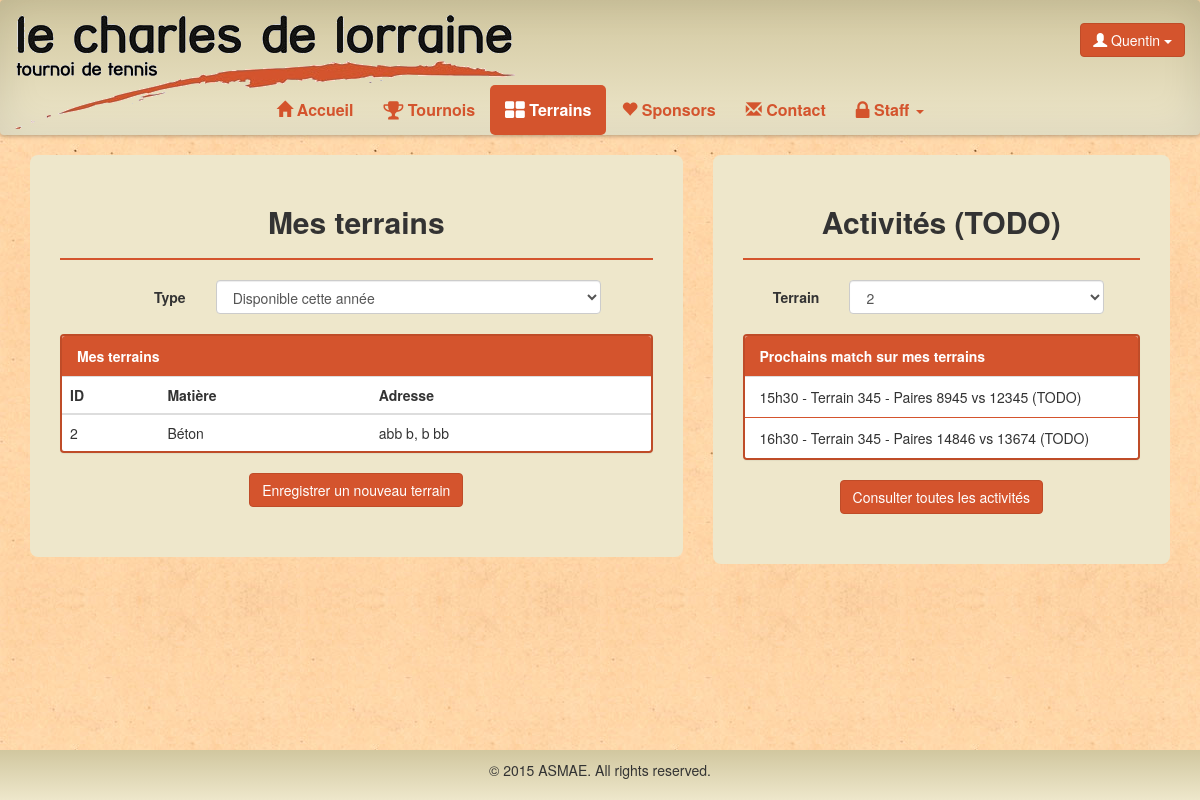
The app's page /tennis/terrain (signed in) with its own data.
### tennis/models.py (models this page shows, shortened)
class Court(models.Model):
	id = models.AutoField(primary_key=True, verbose_name='ID')
	rue = models.CharField(max_length=100 , verbose_name='Rue')
	numero = models.CharField(max_length=10, verbose_name='Numéro')
	boite = models.CharField(max_length=10,null=True, blank=True)
	codepostal = models.CharField(max_length=10, verbose_name='Code postal')
	localite = models.CharField(max_length=30, verbose_name='Localité')
	acces = models.TextField(null=True,blank=True)
	matiere = models.ForeignKey(CourtSurface, verbose_name='Surface')
	type = models.ForeignKey(CourtType, verbose_name='Type')
	dispoSamedi = models.BooleanField(default=False, verbose_name='Dispo samedi')
	dispoDimanche = models.BooleanField(default=False, verbose_name='Dispo dimanche')
	etat = models.ForeignKey(CourtState, verbose_name='Etat')
	commentaire = models.TextField(null=True, blank=True)
	commentaireStaff = models.TextField(null=True, blank=True)
	valide = models.BooleanField(default=False, verbose_name='Validé')
	user = models.ForeignKey(User, verbose_name='Utilisateur')
	class Meta:
		verbose_name = "Terrain"
		permissions = (
			("Court", "Manage Court"),
		)

class CourtSurface(models.Model):
	nom = models.CharField(max_length=25, primary_key=True, verbose_name="Nom")
	def __str__(self):
		return self.nom
	class Meta:
		verbose_name = "Surface de court"

### tennis/views.py (the view)
# urls.py: url(r'^terrain/edit/(\d+)$','editTerrain'),
def terrain(request):
	if request.user.is_authenticated():
		if Participant.objects.get(user=request.user).isAccountActivated:
			court = Court.objects.filter(user=request.user)
			return render(request,'tennis/terrain.html',locals())
		else:
			return render(request,'tennis/terrainUserNotValidated.html',locals())
	return redirect(reverse(home))

### tennis/templates/tennis/terrain.html (shortened to what this page needs)
{% extends "tennis/base.html" %}
{% block nav-terrain %}class="active"{% endblock %}
{% block body %}
<div class="container">
	<div class="row" {% if not court.0 %}style="display:none;"{% endif %}>
		<div class="col-lg-7">
			<div class="content-box">
				<h2 class="center">Mes terrains</h2>
				<hr class="line">
				<div class="row" style="margin-bottom: 20px;">
					<div class="col-xs-3 info">
						Type
					</div>
					<div class="col-lg-8 col-sm-4 col-xs-8">
					   	<select class="form-control" name="title">
							<option>Disponible cette année</option>
						</select>
		    		</div>
				</div>
				<div class="panel panel-default">
					<div class="panel-heading">Mes terrains</div>
		                <div class="table-responsive">
		                    <table class="table table-hover">
		                        <thead>
                                  <tr>
                                    <th>ID</th>
                                    <th>Matière</th>
                                    <th>Adresse</th>
                                  </tr>
                                </thead>
                                <tbody>
                                    {% for elem in court %}
                                        <tr onclick="window.document.location='{% url 'tennis.views.editTerrain' elem.id %}'" class="clickable-row">
                                           <td>{{ elem.id }}</td>
                                           <td>{{ elem.matiere }}</td>
                                           <td>{{ elem.rue }} {{ elem.numero}}, {{ elem.codepostal }} {{ elem.localite }}</td>
                                        </tr>
                                    {% endfor %}
                                </tbody>
		                    </table>
		                </div>
					</div>
				<button onClick="location.href='{% url "tennis.views.registerTerrain" %}';" class="btn btn-default b-center">Enregistrer un nouveau terrain</button>
			</div>
		</div>
		<div class="col-lg-5">
			<div class="content-box">
				<h2 class="center">Activités (TODO)</h2>
				<hr class="line">
				<div class="row" style="margin-bottom: 20px;">
					<div class="col-xs-3 info">
						Terrain
					</div>
					<div class="col-lg-8 col-sm-4 col-xs-8">
					   	<select class="form-control" name="title">
					   		{% for elem in court %}
					   		<option>{{ elem.id }}</option>
					   		{% endfor %}
						</select>
		    		</div>
				</div>
				<div class="panel panel-default">
					<div class="panel-heading">Prochains match sur mes terrains</div>
					<ul class="list-group">
		  				<li class="list-group-item">15h30 - Terrain 345 - Paires 8945 vs 12345 (TODO)</li>
						<li class="list-group-item">16h30 - Terrain 345 - Paires 14846 vs 13674 (TODO)</li>
					</ul>
				</div>
				<button class="btn btn-default b-center">Consulter toutes les activités</button>
			</div>
		</div>
	</div>
</div>
{% endblock %}

### tennis/templates/tennis/base.html (shortened to what this page needs)
<!DOCTYPE html>
<html lang="fr">
<head>
    {% load static from staticfiles %}
  <link rel="stylesheet" type="text/css" href="{% static 'tennis/css/tennis.css' %}">
  <link rel="stylesheet" type="text/css" href="{% static 'tennis/css/gracket.css' %}">
  <link rel="stylesheet" href="http://maxcdn.bootstrapcdn.com/bootstrap/3.3.5/css/bootstrap.min.css">
  <link rel="stylesheet" href="https://maxcdn.bootstrapcdn.com/font-awesome/4.4.0/css/font-awesome.min.css">
</head>
<body>
      <nav class="effect6 navbar navbar-default" role="navigation">
        <div class="container-fluid">
          <div class="navbar-header" style="width:100%;">
            <a class="navbar-brand navbar-img" style="padding-bottom:70px;" href="{% url "tennis.views.home" %}"><img src="{% static 'tennis/img/logo.png' %}"></a>
            <div class="username btn-group pull-right navbar-btn">
              {% if user.is_authenticated %}
              <button class="btn btn-default dropdown-toggle" type="button" data-toggle="dropdown"><span class="glyphicon glyphicon-user" aria-hidden="true"></span> {{ user.username }}
                <span class="caret"></span></button>
              {% endif %}
            </div>
          </div>
          <div class="collapse navbar-collapse" id="bs-example-navbar-collapse-1">
            <ul class="nav navbar-nav">
              <li {% block nav-home %}{% endblock %}><a href="{% url "tennis.views.home" %}"><span class="glyphicon glyphicon-home" aria-hidden="true"></span> Accueil</a></li>
              {% if user.is_authenticated %}
              <li {% block nav-tournoi %}{% endblock %}><a href="{% url "tennis.views.tournoi" %}"><i class="fa fa-trophy fa-lg"></i> Tournois</a></li>
              <li {% block nav-terrain %}{% endblock %}><a href="{% url "tennis.views.terrain" %}"><i class="fa fa-th-large fa-lg"></i> Terrains</a></li>
              {% endif %}
              <li {% block nav-sponsors %}{% endblock %}><a href="{% url "tennis.views.sponsors" %}"><span class="glyphicon glyphicon-heart" aria-hidden="true"></span> Sponsors</a></li>
              <li {% block nav-contact %}{% endblock %}><a href="{% url "tennis.views.contact" %}"><span class="glyphicon glyphicon-envelope" aria-hidden="true"></span> Contact</a></li>
              {% if perms.auth.Pair or perms.tennis.Extra or perms.auth.User or perms.tennis.Court or perms.tennis.DoubleHommes or perms.tennis.DoubleFemmes or perms.tennis.DoubleMixte or perms.tennis.TournoiDesFamilles or  perms.auth.Droit %}
              <li {% block nav-staff %}class="dropdown"{% endblock %}><a class="dropdown-toggle" data-toggle="dropdown" href="#"><i class="fa fa-lock fa-lg"></i> Staff <span class="caret"></span></a>
              </li>
              {% endif %}
              </ul>
          </div>
        </div>
      </nav>
    <div class="demo">
      {% block body %}
     {% endblock %}
    </div>
    <div class="footer no-print" id="foot01"></div>
</body>
</html>

### tennis/static/tennis/css/tennis.css (style rules this page uses)
html { height: 100%; box-sizing: border-box; }
*, *:before, *:after { box-sizing: inherit; }
body { position: relative; margin: 0; padding-bottom: 6rem; min-height: 100%; font-family: "Helvetica Neue", Arial, sans-serif; }
body, html { background-image: url("../img/bg.jpg"); }
h1, h2, h3, h4, h5, h6 { font-weight: bold !important; }
nav { font-size: 16px; background-color: rgba(238, 231, 203, 1); background: -webkit-linear-gradient(top, rgba(209, 199, 159, 1) 0%, rgba(238, 231, 203, 1) 100%); background: linear-gradient(to bottom, rgba(209, 199, 159, 1) 0%, rgba(238, 231, 203, 1) 100%); border-bottom-width: 0px!important; border-width: 0px!important; }
.effect6 { position:relative; -webkit-box-shadow:0 1px 4px rgba(0, 0, 0, 0.3), 0 0 40px rgba(0, 0, 0, 0.1) inset; -moz-box-shadow:0 1px 4px rgba(0, 0, 0, 0.3), 0 0 40px rgba(0, 0, 0, 0.1) inset; box-shadow:0 1px 4px rgba(0, 0, 0, 0.3), 0 0 40px rgba(0, 0, 0, 0.1) inset; }
.effect6:before, .effect6:after { content:""; position:absolute; z-index:-1; -webkit-box-shadow:0 0 20px rgba(0,0,0,0.8); -moz-box-shadow:0 0 20px rgba(0,0,0,0.8); box-shadow:0 0 20px rgba(0,0,0,0.8); top:50%; bottom:0; left:10px; right:10px; -moz-border-radius:100px / 10px; border-radius:100px / 10px; }
.effect6:after { right:10px; left:auto; -webkit-transform:skew(8deg) rotate(3deg); -moz-transform:skew(8deg) rotate(3deg); -ms-transform:skew(8deg) rotate(3deg); -o-transform:skew(8deg) rotate(3deg); transform:skew(8deg) rotate(3deg); }
.navbar-default .navbar-brand { color: black !important; }
.navbar-default .navbar-nav > li > a { color: #D4542D !important; font-weight: bold; }
.navbar-default .navbar-nav > .active > a, .navbar-default .navbar-nav > .active > a:hover, .navbar-default .navbar-nav > .active > a:focus { color: white !important; background-color: #D4542D !important; border-radius: 5px; }
.username, .navbar-img { display: none !important; }
@media (min-width:768px) { .username, .navbar-img { display: inherit!important; float:right; padding-top:15px; text-align: right; } }
@media (min-width:768px) { .navbar-img { display: inherit; } }
@media (min-width:768px) { .navbar .navbar-nav { display: inline-block; float: none; vertical-align: top; } }
@media (min-width:768px) { .navbar .navbar-collapse { text-align: center; } }
.content-box { background-color: rgba(238, 231, 203, 1); border-radius: 8px; padding-top: 30px; padding-bottom: 50px; padding-right: 30px; padding-left: 30px; margin-bottom: 15px; }
.center { text-align:center; }
.b-center { margin-left: auto !important; margin-right: auto !important; display: block !important; }
.btn-default { background-color: #D4542D !important; border-color: #BF4C28 !important; color:white !important; }
hr.line { border-color: #D4542D; border-width: 2px; }
.panel-heading { background-color: #D4542D !important; color: white !important; font-weight: bold; }
.panel-default { border: solid 2px #BF4C28 !important; }
div.info { padding-top: 7px; font-weight: bold; text-align: right; }
.list-group-item { border-color: #D4542D !important; }
.footer { position: absolute; right: 0; bottom: 0; left: 0; padding: 1rem; background-color: rgba(238, 231, 203, 1); background: -webkit-linear-gradient(top, rgba(209, 199, 159, 1) 0%, rgba(238, 231, 203, 1) 100%); background: linear-gradient(to bottom, rgba(209, 199, 159, 1) 0%, rgba(238, 231, 203, 1) 100%); text-align: center; }

### records on screen
Court: id "2", matiere "Béton", rue "abb", numero "b", codepostal "b", localite "bb"

### other values on screen
{{ user.username }} "Quentin"
form field title "2"
